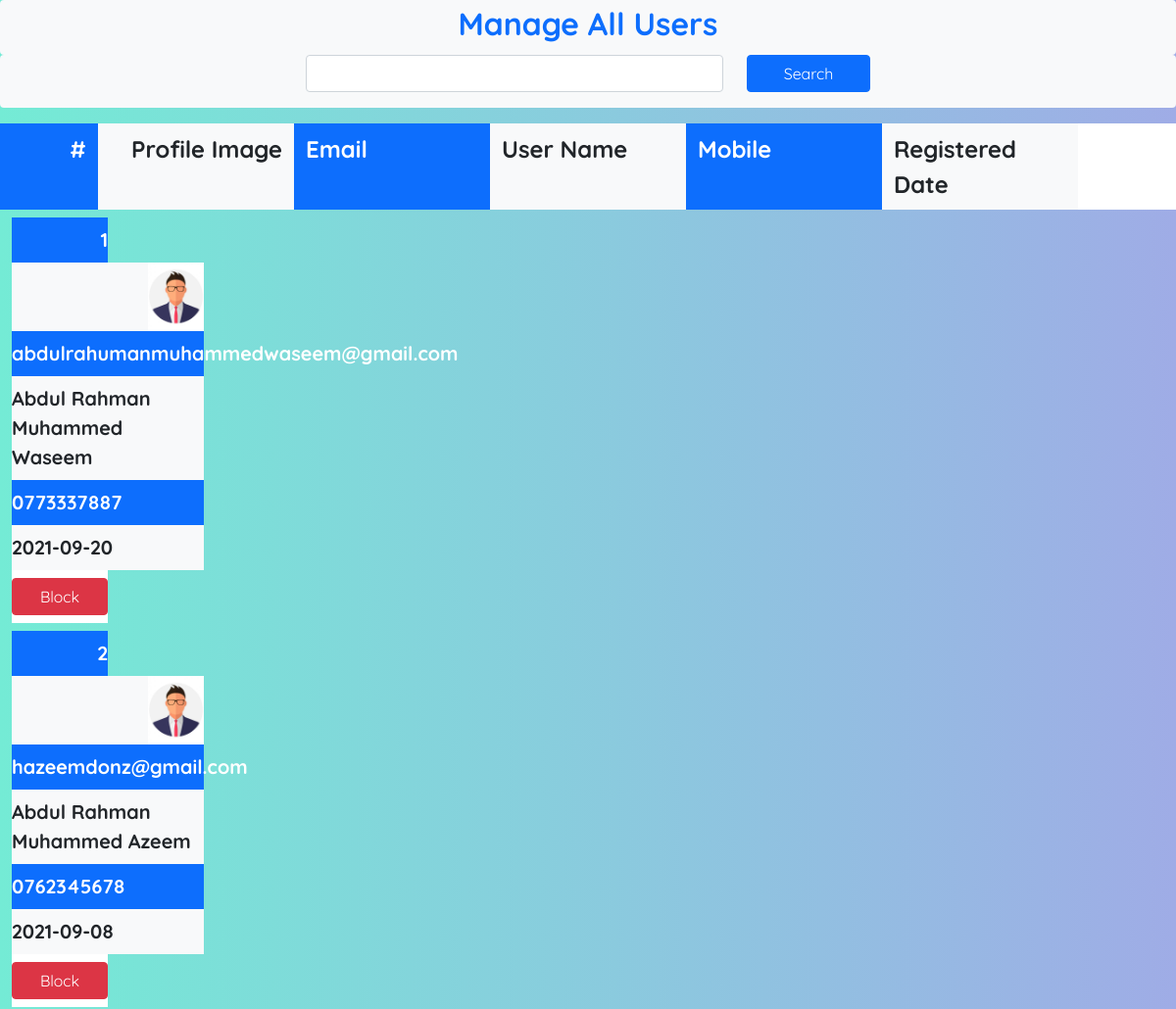
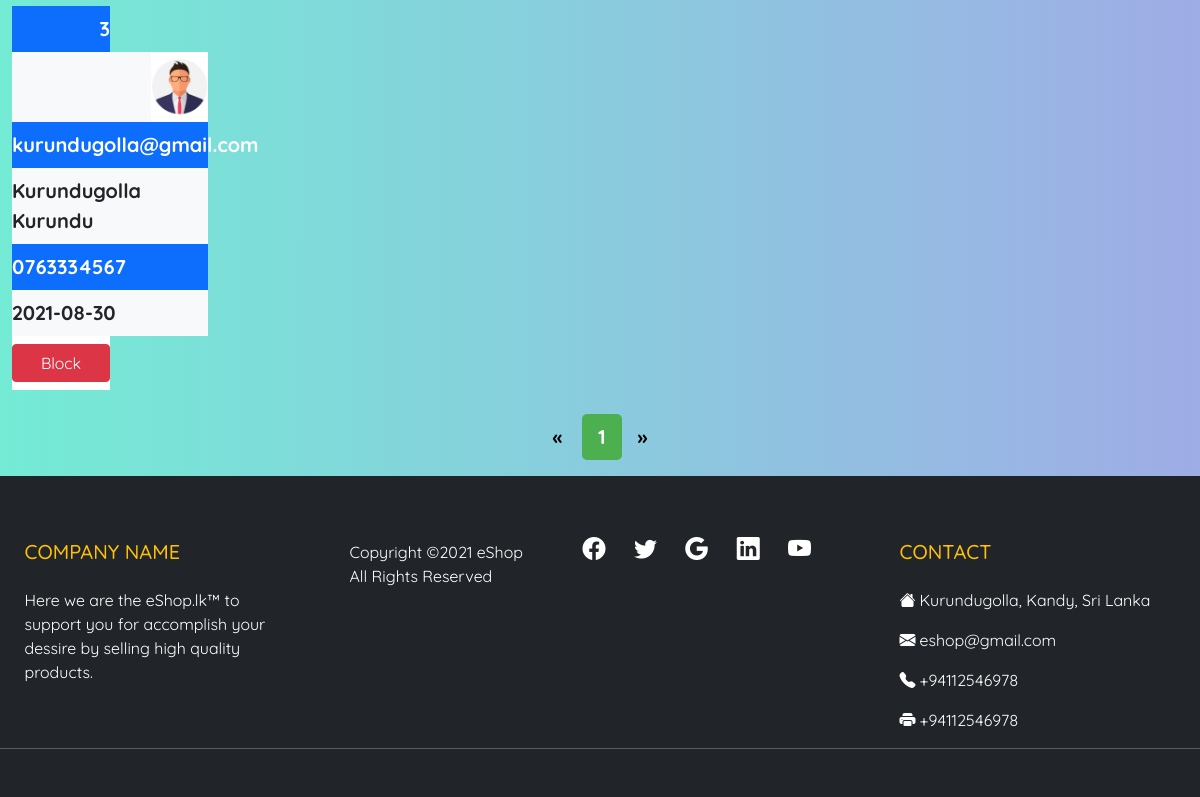
/manageusers.php, run on the app's committed database (2 pictures, top to bottom).
### tables this page shows
CREATE TABLE IF NOT EXISTS `user` (
  `email` varchar(100) NOT NULL,
  `fname` varchar(50) DEFAULT NULL,
  `lname` varchar(50) DEFAULT NULL,
  `password` varchar(20) DEFAULT NULL,
  `mobile` varchar(10) DEFAULT NULL,
  `gender_id` int NOT NULL,
  `register_date` datetime DEFAULT NULL,
  `verification_code` varchar(20) DEFAULT NULL,
  `status_id` int NOT NULL,
  PRIMARY KEY (`email`),
  KEY `fk_user_gender_idx` (`gender_id`),
  KEY `fk_user_status1_idx` (`status_id`),
  CONSTRAINT `fk_user_gender` FOREIGN KEY (`gender_id`) REFERENCES `gender` (`id`),
  CONSTRAINT `fk_user_status1` FOREIGN KEY (`status_id`) REFERENCES `status` (`id`)
);

### connection.php (called while the page is built, shortened)
<?php
class Database{
    public static $connection;
    public static function setUpconnection(){
        if(!isset(Database::$connection)){
            Database::$connection = new mysqli("localhost","root","Waseem2001*","eShop","3306");
        }
    }
    public static function search($q){
        $resultset = Database::$connection->query($q);
        return $resultset;
    }
}
?>

### manageusers.php (the view, shortened to what this page needs)
<?php
require "connection.php";
?>
<!DOCTYPE html>
<html>
<head>
    <link rel="stylesheet" href="bootstrap.css" />
    <link rel="stylesheet" href="style.css" />
</head>
<body style="background-color: #74EBD5; background-image: linear-gradient(90deg, #74EBD5 0%,#9FACE6 100%); min-height: 100px;">
    <div class="container-fluid justify-content-center">
        <div class="row align-content-center">
            <div class="col-12 bg-light text-center rounded">
                <label class="form-label fs-2 fw-bold text-primary">Manage All Users</label>
            </div>
            <div class="col-12 bg-light rounded">
                <div class="row">
                    <div class="offset-0 offset-lg-3 col-12 col-lg-6 mb-3">
                        <div class="row">
                            <div class="col-9">
                                <input type="text" class="form-control" id="searchtxt" />
                            </div>
                            <div class="col-3 d-grid">
                                <button class="btn btn-primary" onclick="searchUser();">Search</button>
                            </div>
                        </div>
                    </div>
                </div>
            </div>
            <div class="col-12 mt-3 mb-2">
                <div class="row">
                    <div class="col-2 col-lg-1 bg-primary pt-2 pb-2 text-end">
                        <span class="fs-4 fw-bold text-white">#</span>
                    </div>
                    <div class="col-2 bg-light pt-2 pb-2 text-end d-none d-lg-block">
                        <span class="fs-4 fw-bold">Profile Image</span>
                    </div>
                    <div class="col-2 bg-primary pt-2 pb-2 d-none d-lg-block">
                        <span class="fs-4 fw-bold text-white">Email</span>
                    </div>
                    <div class="col-6 col-lg-2 bg-light pt-2 pb-2">
                        <span class="fs-4 fw-bold">User Name</span>
                    </div>
                    <div class="col-2 bg-primary pt-2 pb-2 d-none d-lg-block">
                        <span class="fs-4 fw-bold text-white">Mobile</span>
                    </div>
                    <div class="col-2 bg-light pt-2 pb-2 d-none d-lg-block">
                        <span class="fs-4 fw-bold">Registered Date</span>
                    </div>
                    <div class="col-4 col-lg-1 bg-white pt-2 pb-2"></div>
                </div>
            </div>
            <?php
            if (isset($_SESSION["k"])) {
                $u = $_SESSION["k"];
            ?>
                <div class="col-12 mb-2">
                    <div class="row">
                        <div class="col-2 col-lg-1 bg-primary pt-2 pb-2 text-end">
                            <span class="fs-5 fw-bold text-white">1</span>
                        </div>
                        <div class="col-2 bg-light text-end d-none d-lg-block">
                            <img src="resources/demoProfileImg.jpg" style="height: 70px; margin-left: 100px;" />
                        </div>
                        <div class="col-2 bg-primary pt-2 pb-2 d-none d-lg-block">
                            <span class="fs-5 fw-bold text-white"><?php echo $u["email"]; ?></span>
                        </div>
                        <div class="col-6 col-lg-2 bg-light pt-2 pb-2">
                            <span class="fs-5 fw-bold"><?php echo $u["fname"] . " " . $u["lname"]; ?></span>
                        </div>
                        <div class="col-2 bg-primary pt-2 pb-2 d-none d-lg-block">
                            <span class="fs-5 fw-bold text-white"><?php echo $u["mobile"]; ?></span>
                        </div>
                        <div class="col-2 bg-light pt-2 pb-2 d-none d-lg-block">
                            <span class="fs-5 fw-bold"><?php
                                                        $rd = $u["register_date"];
                                                        $splitrd = explode(" ", $rd);
                                                        echo $splitrd[0];
                                                        ?></span>
                        </div>
                        <div class="col-4 col-lg-1 bg-white pt-2 pb-2 d-grid">
                            <?php
                            $s = $u["status_id"];
                            if ($s == "1") {
                            ?>
                                <button id="blockbtn<?php echo $u['email']; ?>" class="btn btn-danger" onclick="blockuser('<?php echo $u['email']; ?>');">Block</button>
                            <?php
                            } else {
                            ?>
                                <button id="blockbtn<?php echo $u['email']; ?>" class="btn btn-success" onclick="blockuser('<?php echo $u['email']; ?>');">Unblock</button>
                            <?php
                            }
                            ?>
                        </div>
                    </div>
                </div>
                <?php
            } else {
                if (isset($_GET["page"])) {
                    $pageno = $_GET["page"];
                } else {
                    $pageno = 1;
                }
                $usersrs = Database::search("SELECT * FROM `user`");
                $d = $usersrs->num_rows;
                $results_per_page = 20;
                $number_of_pages = ceil($d / $results_per_page);
                $page_first_result = ((int)$pageno - 1) * $results_per_page;
                $selectedrs = Database::search("SELECT * FROM `user` LIMIT " . $results_per_page . " OFFSET " . $page_first_result . "");
                $c = "0";
                while ($srow = $selectedrs->fetch_assoc()) {
                    $c = $c + 1;
                ?>
                    <div class="col-12 mb-2">
                        <div class="row">
                            <div class="col-12" id="kmsgmodal">
                                <div class="col-2 col-lg-1 bg-primary pt-2 pb-2 text-end">
                                    <span class="fs-5 fw-bold text-white"><?php echo $c; ?></span>
                                </div>
                                <div class="col-2 bg-light text-end d-none d-lg-block">
                                    <img src="resources/demoProfileImg.jpg" style="height: 70px; margin-left: 100px;" />
                                </div>
                                <div class="col-2 bg-primary pt-2 pb-2 d-none d-lg-block">
                                    <span class="fs-5 fw-bold text-white"><?php echo $srow["email"]; ?></span>
                                </div>
                                <div class="col-6 col-lg-2 bg-light pt-2 pb-2">
                                    <span class="fs-5 fw-bold"><?php echo $srow["fname"] . " " . $srow["lname"]; ?></span>
                                </div>
                                <div class="col-2 bg-primary pt-2 pb-2 d-none d-lg-block">
                                    <span class="fs-5 fw-bold text-white"><?php echo $srow["mobile"]; ?></span>
                                </div>
                                <div class="col-2 bg-light pt-2 pb-2 d-none d-lg-block">
                                    <span class="fs-5 fw-bold"><?php
                                                                $rd = $srow["register_date"];
                                                                $splitrd = explode(" ", $rd);
                                                                echo $splitrd[0];
                                                                ?></span>
                                </div>
                                <div class="col-4 col-lg-1 bg-white pt-2 pb-2 d-grid">
                                    <?php
                                    $s = $srow["status_id"];
                                    if ($s == "1") {
                                    ?>
                                        <button id="blockbtn<?php echo $srow['email']; ?>" class="btn btn-danger" onclick="blockuser('<?php echo $srow['email']; ?>');">Block</button>
                                    <?php
                                    } else {
                                    ?>
                                        <button id="blockbtn<?php echo $srow['email']; ?>" class="btn btn-success" onclick="blockuser('<?php echo $srow['email']; ?>');">Unblock</button>
                                    <?php
                                    }
                                    ?>
                                </div>
                            </div>
                        </div>
                    </div>
                <?php
                }
                ?>
                <div class="col-12 fs-5 d-flex justify-content-center fw-bold mt-3 mb-3">
                    <div class="pagination">
                        <a href="<?php
                                    if ($pageno <= 1) {
                                        echo "#";
                                    } else {
                                        echo "?page=" . ($pageno - 1);
                                    }
                                    ?>">&laquo;</a>
                        <?php
                        for ($page = 1; $page <= $number_of_pages; $page++) {
                            if ($page == $pageno) {
                        ?>
                                <a href="<?php echo "?page=" . ($page); ?>" class="ms-1 active"><?php echo $page; ?></a>
                            <?php
                            } else {
                            ?>
                                <a href="<?php echo "?page=" . ($page); ?>" class="ms-1"><?php echo $page; ?></a>
                            <?php
                            }
                            ?>
                        <?php
                        }
                        ?>
                        <a href="<?php
                                    if ($pageno >= $number_of_pages) {
                                        echo "#";
                                    } else {
                                        echo "?page=" . ($pageno + 1);
                                    }
                                    ?>">&raquo;</a>
                    </div>
                </div>
            <?php
            }
            ?>
            <?php require "footer.php"; ?>
        </div>
    </div>
</body>
</html>

### style.css (style rules this page uses)
* { font-family: "Qucicksand"; }
.pagination { display: inline-block; }
.pagination a { color: black; float: left; padding: 8px 16px; text-decoration: none; }
.pagination a.active { background-color: #4CAF50; color: white; border-radius: 5px; }

### data on the page
user: email "abdulrahumanmuhammedwaseem@gmail.com", fname "Abdul Rahman", lname "Muhammed Waseem", mobile "0773337887", register_date "2021-09-20"
user: email "hazeemdonz@gmail.com", fname "Abdul Rahman", lname "Muhammed Azeem", mobile "0762345678", register_date "2021-09-08"
user: email "kurundugolla@gmail.com", fname "Kurundugolla", lname "Kurundu", mobile "0763334567", register_date "2021-08-30"
